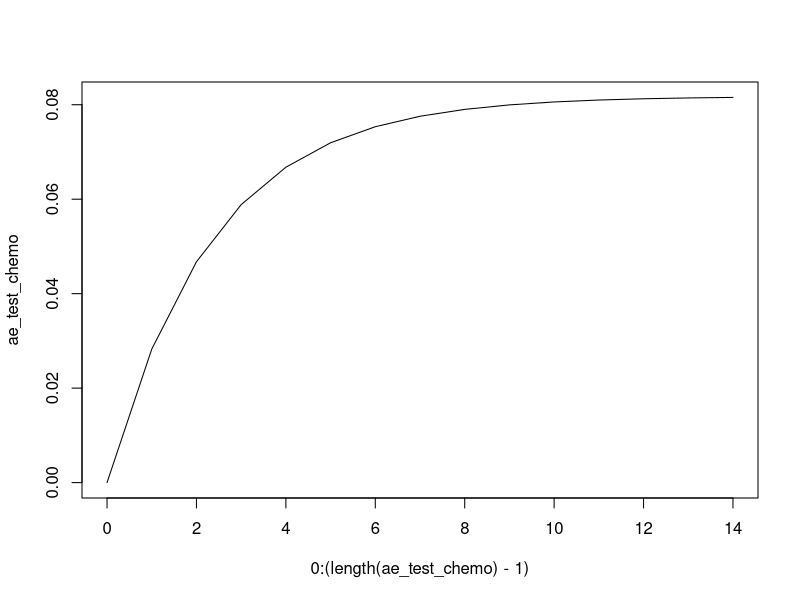
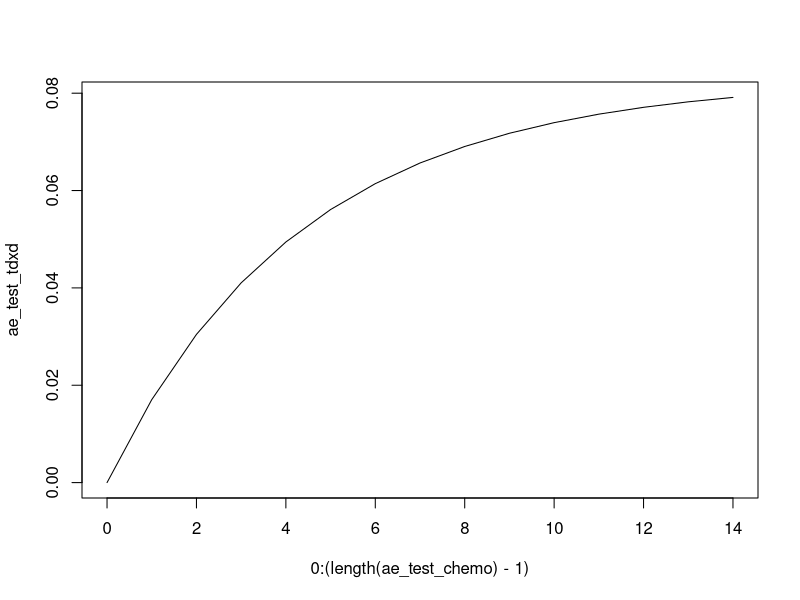
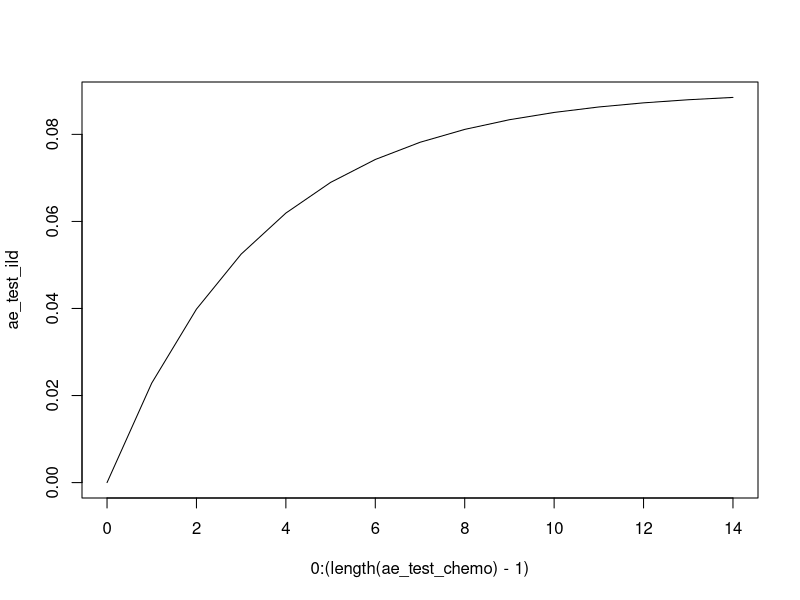
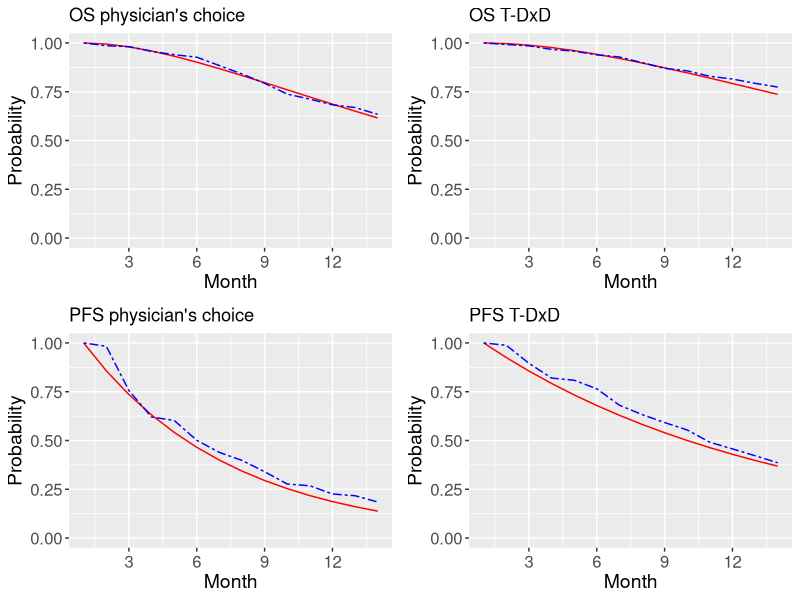

Recreate these plots in R, in order.
#This code was created by Marcus Moen, MS and edited by James Dickerson, MD, MS.
#Oversight from Jeremy Goldhaber-Feibert, PhD and Fernando Alarid-Escudero, Ph.D.

options(scipen=999)
setwd("/Users/jamesdickerson/Library/CloudStorage/Box-Box/Dickerson Lab/Dickerson_Lab_Github/CEA_of_TDXd/")

#The target variables in line 161 are the values we are calibrating to. Change this if you want to change the calibration
#The sd corresponding to the targets is found at line 296





#Function for calculating the standard error of a survival curve given 
#number at risk, n_risk, number of deaths at each timestep, n_deaths, and the survival probabilities, surv_prob


library(expm)
library(ggplot2)
library(ggpubr)



#Function for finding the transition matrices such that they can be imported to the CEA file
#Takes as its input the optimal values for the eval_variables function and outputs a list of transition matrices
transition_matrices_7state <- function(input_var, calibrate=T){
  #print("RUNNING")
  
  r_pf2prog <- input_var[1] #Rate 1
  r_prog2death <- input_var[2] #Rate 2
  hr_pf2prog_chemo2tdxd <- input_var[3]
  
  #Variables for the AEs in chemo
  gamma_chemo <- input_var[4]
  alpha_chemo <- input_var[5]
  
  #Variables for the AEs in Tdxd
  gamma_tdxd <- input_var[6]
  alpha_tdxd <- input_var[7]
  
  #Variables for the ILDs in Tdxd
  gamma_ILD <- input_var[8]
  alpha_ILD <- input_var[9]
  
  #Rate of dying from other causes (background mortality)
  r_OC_death <- rep(c(0.000455117,0.000667712,0.000939403,0.001487732,0.002481213, 0.004368355, 0.008008381,0.014505686, 0.024617632)
                    ,each=(12*5))
  
  #Takes to long to calibrate if we use the whole length (we do not need the whole lenght to calibrate)
  if(calibrate){
    n <- 40
  }else{
    #n <- length(r_OC_death)
    n <- 121
  }
  #The rate of getting an AE and being discontinued. (Needs updating)
  Ft_chemo <- c()
  Ft_tdxd <- c()
  Ft_tdxd_ILD <- c()
  
  Ht_chemo <- c()
  Ht_tdxd <- c()
  Ht_tdxd_ILD <- c()
  
  r_AE <- c()
  r_AE_tdxd <- c()
  r_ILD <- c()
  r_ILD_tdxd <- c()
  for(t in 1:(n+1)){
    Ft_chemo <- append(Ft_chemo, alpha_chemo*(1-exp(-gamma_chemo*t)))
    Ft_tdxd <- append(Ft_tdxd, alpha_tdxd*(1-exp(-gamma_tdxd*t)))
    Ft_tdxd_ILD <- append(Ft_tdxd_ILD, alpha_ILD*(1-exp(-gamma_ILD*t)))
    
    Ht_chemo <- append(Ht_chemo, -log(1-Ft_chemo[t]))
    Ht_tdxd <- append(Ht_tdxd, -log(1-Ft_tdxd[t]))
    Ht_tdxd_ILD <- append(Ht_tdxd_ILD, -log(1-Ft_tdxd_ILD[t]))
    
    if(t > 1){
      r_AE <- append(r_AE, Ht_chemo[t]-Ht_chemo[t-1])
      r_AE_tdxd <- append(r_AE_tdxd, Ht_tdxd[t]-Ht_tdxd[t-1])
      r_ILD <- append(r_ILD, 0)
      r_ILD_tdxd <- append(r_ILD_tdxd, Ht_tdxd_ILD[t]-Ht_tdxd_ILD[t-1])
    }
  }
  
  
  #Defining some hazard ratios (Dummy variables for now, maybe changed later)
  hr_pfAE2progAE <- 1
  hr_progAE2death <- 1
  hr_pfae2prog_chemo2tdxd <- 1
  hr_pf2prog2death_chemo2tdxd <- 1
  hr_pfAE2progAE2death_chemo2tdxd <- 1
  hr_pf2progILD_chemo2tdxd <- 1
  hr_pf2progILD2death_chemo2tdxd <- 1
  
  
  #Finding the relationship between the rates
  r_pfAE2progAE <- r_pf2prog*hr_pfAE2progAE
  r_pf2progILD <- r_pf2prog*0
  r_pf2progILD_death <- r_prog2death*0
  r_progAE2death <- r_prog2death*hr_progAE2death
  
  
  r_pf2prog_tdxd <- r_pf2prog*hr_pf2prog_chemo2tdxd
  r_pfAE2progAE_tdxd <- r_pf2prog*hr_pfae2prog_chemo2tdxd
  r_prog2death_tdxd <- r_prog2death*hr_pf2prog2death_chemo2tdxd
  r_progAE2death_tdxd <- r_prog2death*hr_pfAE2progAE2death_chemo2tdxd
  r_pf2progILD_tdxd <- r_pf2prog*hr_pf2progILD_chemo2tdxd
  r_pf2progILD_death_tdxd <- r_prog2death*hr_pf2progILD2death_chemo2tdxd
  
  P_chemo <- list()
  P_tdxd <- list()
  
  for(t in 1:n){
    #Creating the transition matrices
    G_chemo <- matrix(c(-(r_pf2prog + r_OC_death[t] + r_AE[t] + r_ILD[t]), r_AE[t], r_ILD[t], r_pf2prog, 0, 0, r_OC_death[t],
                        0, -(r_pfAE2progAE + r_OC_death[t]), 0, 0, r_pfAE2progAE, 0, r_OC_death[t],
                        0, 0, -(r_pf2progILD + r_OC_death[t]), 0, 0, r_pf2progILD, r_OC_death[t],
                        0, 0, 0, -(r_OC_death[t] + r_prog2death), 0, 0, (r_OC_death[t] + r_prog2death),
                        0, 0, 0, 0, -(r_OC_death[t] + r_progAE2death), 0, (r_OC_death[t] + r_progAE2death),
                        0, 0, 0, 0, 0, -(r_OC_death[t] + r_pf2progILD_death), (r_OC_death[t] + r_pf2progILD_death),
                        0, 0, 0, 0, 0, 0, 0), 
                      ncol = 7, nrow = 7,
                      dimnames = list(c("PF", "PF_AE", "PF_ILD", "Prog", "Prog_AE", "Prog_ILD", "Death"),
                                      c("PF", "PF_AE", "PF_ILD", "Prog", "Prog_AE", "Prog_ILD", "Death")),
                      byrow = T
    )
    #print("This is G_chemo:")
    #print(G_chemo)
    
    G_tdxd <- matrix(c(-(r_pf2prog_tdxd + r_OC_death[t] + r_AE_tdxd[t] + r_ILD_tdxd[t]), r_AE_tdxd[t], r_ILD_tdxd[t], r_pf2prog_tdxd, 0, 0, r_OC_death[t],
                        0, -(r_pfAE2progAE_tdxd + r_OC_death[t]), 0, 0, r_pfAE2progAE_tdxd, 0, r_OC_death[t],
                        0, 0, -(r_pf2progILD_tdxd + r_OC_death[t]), 0, 0, r_pf2progILD_tdxd, r_OC_death[t],
                        0, 0, 0, -(r_OC_death[t] + r_prog2death_tdxd), 0, 0, (r_OC_death[t] + r_prog2death_tdxd),
                        0, 0, 0, 0, -(r_OC_death[t] + r_progAE2death_tdxd), 0, (r_OC_death[t] + r_progAE2death_tdxd),
                        0, 0, 0, 0, 0, -(r_OC_death[t] + r_pf2progILD_death_tdxd), (r_OC_death[t] + r_pf2progILD_death_tdxd),
                        0, 0, 0, 0, 0, 0, 0), 
                      ncol = 7, nrow = 7,
                      dimnames = list(c("PF", "PF_AE", "PF_ILD", "Prog", "Prog_AE", "Prog_ILD", "Death"),
                                      c("PF", "PF_AE", "PF_ILD", "Prog", "Prog_AE", "Prog_ILD", "Death")),
                      byrow = T
    )
    
    #Find paper that proves this!
    A_chemo <- expm(G_chemo)
    #print("This is A_chemo:")
    #print(A_chemo)
    A_tdxd <- expm(G_tdxd)
    
    P_chemo[[t]] <- A_chemo
    P_tdxd[[t]] <- A_tdxd
    
  }
  
  matrices <- list(P_chemo, P_tdxd)
  return(matrices)
}




#Input:
#input_var = a list of three values, the rate from PF to P, the rate from P to D, and the HR.
#Output:
#The square error when using the given inputs.
eval_variables_7state <- function(input_var, target_var = c(median_os_chemo = 16.8, 
                                                     median_pf_chemo = 5.1, 
                                                     median_os_tdxd = 23.4, 
                                                     median_pf_tdxd = 9.9, 
                                                     target_ae_tdxd_chemo = 0.081, 
                                                     target_ae_tdxd = 0.0757, 
                                                     target_ild_tdxd = 0.0863)){
  
  
  r_pf2prog <- input_var[1] #Rate 1
  r_prog2death <- input_var[2] #Rate 2
  hr_pf2prog_chemo2tdxd <- input_var[3]
  
  gamma_chemo <- input_var[4]
  alpha_chemo <- input_var[5]
  
  gamma_tdxd <- input_var[6]
  alpha_tdxd <- input_var[7]
  
  gamma_ILD <- input_var[8]
  alpha_ILD <- input_var[9]
  
  
  matrix_list <- transition_matrices_7state(input_var)
  A_chemo_list <- matrix_list[[1]]
  A_tdxd_list <- matrix_list[[2]]
  
  #target_var <- tail(input_var,7)
  

  #The extracted Kaplan-Meier values
  median_os_chemo <- target_var[1]
  median_pf_chemo <- target_var[2]
  median_os_tdxd <- target_var[3]
  median_pf_tdxd <- target_var[4]
  
  target_ae_chemo <- target_var[5]
  target_ae_tdxd <- target_var[6]
  target_ild_tdxd <- target_var[7]
  
  
  
  #Vectors for storing the estimates of the KM curves
  km_os_chemo_model <- c()
  km_pf_chemo_model <- c()
  km_os_tdxd_model <- c()
  km_pf_tdxd_model <- c()
  
  cum_AE_chemo_model <- c()
  cum_AE_tdxd_model <- c()
  cum_ILD_model <- c()
  
  
  n = 30
  
  #Start states
  s0_chemo <- c(1,0,0,0,0,0,0)
  s0_tdxd <- c(1,0,0,0,0,0,0)
  
  survival_chemo <- s0_chemo[1]+s0_chemo[4]
  km_os_chemo_model <- append(km_os_chemo_model, survival_chemo)
  km_pf_chemo_model <- append(km_pf_chemo_model, s0_chemo[1])
  
  survival_tdxd <- s0_tdxd[1]+s0_tdxd[4]
  km_os_tdxd_model <- append(km_os_tdxd_model, survival_tdxd)
  km_pf_tdxd_model <- append(km_pf_tdxd_model, s0_tdxd[1])
  
  cum_AE_chemo_model <- append(cum_AE_chemo_model, 0)
  cum_AE_tdxd_model <- append(cum_AE_tdxd_model, 0)
  cum_ILD_model <- append(cum_ILD_model, 0)
  
  
  model_os_chemo <- 0
  model_pf_chemo <- 0
  model_os_tdxd <- 0
  model_pf_tdxd <- 0
  
  #Do the simulations
  for(t in 1:n){
    
    A_chemo <- A_chemo_list[[t]]
    A_tdxd <- A_tdxd_list[[t]]
    
    
    
    s1_chemo <- s0_chemo %*% A_chemo
    s1_tdxd <- s0_tdxd %*% A_tdxd
    
    #survival_chemo <- s1_chemo[1]+s1_chemo[4]
    #km_os_chemo_model <- append(km_os_chemo_model, survival_chemo)
    #km_pf_chemo_model <- append(km_pf_chemo_model, s1_chemo[1])
    
    #survival_tdxd <- s1_tdxd[1]+s1_tdxd[4]
    #km_os_tdxd_model <- append(km_os_tdxd_model, survival_tdxd)
    #km_pf_tdxd_model <- append(km_pf_tdxd_model, s1_tdxd[1])
    
    survival_chemo <- km_os_chemo_model[t]*(s1_chemo[1]+s1_chemo[4])/(s1_chemo[1]+s1_chemo[4]+s0_chemo[1]*A_chemo[1,7]+s0_chemo[4]*A_chemo[4,7])
    km_os_chemo_model <- append(km_os_chemo_model, survival_chemo)
    km_pf_chemo_model <- append(km_pf_chemo_model, km_pf_chemo_model[t]*s1_chemo[1]/(s1_chemo[1]+s0_chemo[1]*A_chemo[1,4]+s0_chemo[1]*A_chemo[1,7]))
    
    survival_tdxd <- km_os_tdxd_model[t]*(s1_tdxd[1]+s1_tdxd[4])/(s1_tdxd[1]+s1_tdxd[4]+s0_tdxd[1]*A_tdxd[1,7]+s0_tdxd[4]*A_tdxd[4,7])
    km_os_tdxd_model <- append(km_os_tdxd_model, survival_tdxd)
    km_pf_tdxd_model <- append(km_pf_tdxd_model, km_pf_tdxd_model[t]*(s1_tdxd[1])/(s1_tdxd[1]+s0_tdxd[1]*A_tdxd[1,4]+s0_tdxd[1]*A_tdxd[1,7]))
    
    cum_AE_chemo_model <- append(cum_AE_chemo_model, cum_AE_chemo_model[t]+s0_chemo[1]*A_chemo[1,2])
    cum_AE_tdxd_model <- append(cum_AE_tdxd_model, cum_AE_tdxd_model[t]+s0_tdxd[1]*A_tdxd[1,2])
    cum_ILD_model <- append(cum_ILD_model, cum_ILD_model[t]+s0_tdxd[1]*A_tdxd[1,3])
    
    if((km_os_chemo_model[t+1]<0.5) && (model_os_chemo == 0)){
      model_os_chemo <- t
    }
    if((km_pf_chemo_model[t+1]<0.5) && (model_pf_chemo == 0)){
      model_pf_chemo <- t
    }
    if((km_os_tdxd_model[t+1]<0.5) && (model_os_tdxd == 0)){
      model_os_tdxd <- t
    }
    if((km_pf_tdxd_model[t+1]<0.5) && (model_pf_tdxd == 0)){
      model_pf_tdxd <- t
    }
    
    
    s0_chemo <- s1_chemo
    s0_tdxd <- s1_tdxd
    
  }
  
  model_ae_chemo <- cum_AE_chemo_model[12]
  model_ae_tdxd <- cum_AE_tdxd_model[12]
  model_ild_chemo <- cum_ILD_model[12]
  
  
  #Calculate the likelihood
  
  v_target <- c(median_os_chemo, median_pf_chemo, median_os_tdxd, median_pf_tdxd, target_ae_chemo, target_ae_tdxd, target_ild_tdxd)
  v_target_sd <- c(1.4,0.66,1.22,0.59,0.0203,0.0189,0.0216)
  v_output <- c(model_os_chemo, model_pf_chemo, model_os_tdxd, model_pf_tdxd, model_ae_chemo, model_ae_tdxd, model_ild_chemo)
  
  nllik <- -sum(dnorm(x = v_target, mean = v_output, sd = v_target_sd, log = TRUE))
  
  return(nllik)
}



#Find the optimal values (Here we could do a wider search for starting values since we might have missed the global optimum.)
fit_out <- optim(c(0.15, 0.08, 0.5, 0.2, 0.2, 0.2, 0.2, 0.2, 0.2), 
                 eval_variables_7state,
                 hessian = T)

m_cov <- solve(fit_out$hessian)
m_cor <- cov2cor(m_cov)
v_se <- sqrt(diag(m_cov))

#Extract the optimal values for our three variables
opt_var <- fit_out$par

opt_var

find_opt_var_7state <- function(target = c(median_os_chemo = 16.8, 
                                            median_pf_chemo = 5.1, 
                                            median_os_tdxd = 23.4, 
                                            median_pf_tdxd = 9.9, 
                                            target_ae_tdxd_chemo = 0.081, 
                                            target_ae_tdxd = 0.0757, 
                                            target_ild_tdxd = 0.0863)){
  fit_out <- optim(c(0.15, 0.08, 0.5, 0.2, 0.2, 0.2, 0.2, 0.2, 0.2),
                   eval_variables_7state,
                   target_var = target)
  opt_var <- fit_out$par
  
  return(opt_var)
}



#Find the optimal transition matrices
tm <- transition_matrices_7state(opt_var, calibrate = F)







#Plot the correct KM-curves vs the cureves from our model. This part of the file is used for validation


#The transitions from rate to probability is found in https://journals.sagepub.com/doi/pdf/10.1177/0272989X05282637 Figure 3
plot_function <- function(input_var){
  
  r_pf2p_chemo <- input_var[1] 
  r_p2d_chemo <- input_var[2] 
  hr <- input_var[3]
  
  gamma_chemo <- input_var[4]
  alpha_chemo <- input_var[5]
  
  gamma_tdxd <- input_var[6]
  alpha_tdxd <- input_var[7]
  
  gamma_ILD <- input_var[8]
  alpha_ILD <- input_var[9]
  
  matrix_list <- transition_matrices_7state(input_var)
  A_chemo_list <- matrix_list[[1]]
  A_tdxd_list <- matrix_list[[2]]
  
  
  #The extracted Kaplan-Meier values
  km_os_chemo <- c(1, 0.986, 0.981, 0.957, 0.94, 0.927, 0.884, 0.841, 0.793, 0.738, 0.712, 0.683, 0.669, 0.634)#, 0.610, 0.566, 0.520, 0.484, 0.459, 0.460, 0.457, 0.419, 0.375)
  km_pf_chemo <- c(1, 0.983, 0.756, 0.62, 0.603, 0.501, 0.439, 0.398, 0.34, 0.277, 0.268, 0.226, 0.217, 0.185) 
  km_os_tdxd <- c(1, 0.992, 0.985, 0.967, 0.958, 0.939, 0.928, 0.899, 0.87, 0.857, 0.829, 0.815, 0.793, 0.774)#, 0.742, 0.731, 0.688, 0.661, 0.623, 0.586, 0.566, 0.539, 0.507, 0.500, 0.484)
  km_pf_tdxd <- c(1, 0.988, 0.896, 0.82, 0.809, 0.765, 0.681, 0.633, 0.592, 0.554, 0.491, 0.457, 0.422, 0.386)#, 0.371, 0.363, 0.339, 0.31, 0.295, 0.274, 0.259) 
  
  #Vectors for storing the estimates of the KM curves
  km_os_chemo_model <- c()
  km_pf_chemo_model <- c()
  km_os_tdxd_model <- c()
  km_pf_tdxd_model <- c() 
  
  
  n = max(length(km_os_chemo), length(km_pf_chemo), length(km_os_tdxd), length(km_pf_tdxd))
  
  #Start states
  s0_chemo <- c(1,0,0,0,0,0,0)
  s0_tdxd <- c(1,0,0,0,0,0,0)
  
  survival_chemo <- s0_chemo[1]+s0_chemo[4]
  km_os_chemo_model <- append(km_os_chemo_model, survival_chemo)
  km_pf_chemo_model <- append(km_pf_chemo_model, s0_chemo[1])
  
  survival_tdxd <- s0_tdxd[1]+s0_tdxd[4]
  km_os_tdxd_model <- append(km_os_tdxd_model, survival_tdxd)
  km_pf_tdxd_model <- append(km_pf_tdxd_model, s0_tdxd[1])
  
  ae_test_chemo <- c(0)
  ae_test_tdxd <- c(0)
  ae_test_ild <- c(0)
  
  
  for(t in 1:n){
    A_chemo <- A_chemo_list[[t]]
    A_tdxd <- A_tdxd_list[[t]]
    
    s1_chemo <- s0_chemo %*% A_chemo
    s1_tdxd <- s0_tdxd %*% A_tdxd
    
    #survival_chemo <- s1_chemo[1]+s1_chemo[4]
    #km_os_chemo_model <- append(km_os_chemo_model, survival_chemo)
    #km_pf_chemo_model <- append(km_pf_chemo_model, s1_chemo[1])
    
    #survival_tdxd <- s1_tdxd[1]+s1_tdxd[4]
    #km_os_tdxd_model <- append(km_os_tdxd_model, survival_tdxd)
    #km_pf_tdxd_model <- append(km_pf_tdxd_model, s1_tdxd[1])
    
    survival_chemo <- km_os_chemo_model[t]*(s1_chemo[1]+s1_chemo[4])/(s1_chemo[1]+s1_chemo[4]+s0_chemo[1]*A_chemo[1,7]+s0_chemo[4]*A_chemo[4,7])
    km_os_chemo_model <- append(km_os_chemo_model, survival_chemo)
    km_pf_chemo_model <- append(km_pf_chemo_model, km_pf_chemo_model[t]*s1_chemo[1]/(s1_chemo[1]+s0_chemo[1]*A_chemo[1,4]+s0_chemo[1]*A_chemo[1,7]))
    
    survival_tdxd <- km_os_tdxd_model[t]*(s1_tdxd[1]+s1_tdxd[4])/(s1_tdxd[1]+s1_tdxd[4]+s0_tdxd[1]*A_tdxd[1,7]+s0_tdxd[4]*A_tdxd[4,7])
    km_os_tdxd_model <- append(km_os_tdxd_model, survival_tdxd)
    km_pf_tdxd_model <- append(km_pf_tdxd_model, km_pf_tdxd_model[t]*(s1_tdxd[1])/(s1_tdxd[1]+s0_tdxd[1]*A_tdxd[1,4]+s0_tdxd[1]*A_tdxd[1,7]))
    
    ae_test_chemo <- append(ae_test_chemo, ae_test_chemo[t]+s0_chemo[1]*A_chemo[1,2])
    ae_test_tdxd <- c(ae_test_tdxd, ae_test_tdxd[t]+s0_tdxd[1]*A_tdxd[1,2])
    ae_test_ild <- c(ae_test_ild, ae_test_ild[t]+s0_tdxd[1]*A_tdxd[1,3])
    
    s0_chemo <- s1_chemo
    s0_tdxd <- s1_tdxd
    
  }
  
  
  
  m = min(length(km_os_chemo), length(km_pf_chemo), length(km_os_tdxd), length(km_pf_tdxd))
  idx <- 1:m
  df <- data.frame(idx, km_os_chemo_model[1:m], km_os_tdxd_model[1:m], km_os_chemo[1:m])
  
  
  
  
  plot1 <- ggplot(df, aes(x=idx)) + 
    geom_line(aes(y = km_os_chemo_model[1:m]), color = "red") + 
    geom_line(aes(y = km_os_chemo[1:m]), color="blue", linetype="twodash") +
    ylim(0, 1) +
    ylab("Probability") +
    xlab("Month") +
    ggtitle("OS physician's choice")+
    scale_x_continuous(breaks = round(seq(0, 18, by = 3),1))+theme(axis.text=element_text(size=12),
                                                                   axis.title=element_text(size=14))
  
  plot2 <- ggplot(df, aes(x=idx)) + 
    geom_line(aes(y = km_os_tdxd_model[1:m]), color = "red") + 
    geom_line(aes(y = km_os_tdxd[1:m]), color="blue", linetype="twodash") +
    ylim(0, 1) +
    ylab("Probability")+
    xlab("Month")+
    ggtitle("OS T-DxD")+
    scale_x_continuous(breaks = round(seq(0, 18, by = 3),1))+theme(axis.text=element_text(size=12),
                                                                   axis.title=element_text(size=14))
  
  plot3 <- ggplot(df, aes(x=idx)) + 
    geom_line(aes(y = km_pf_chemo_model[1:m]), color = "red") + 
    geom_line(aes(y = km_pf_chemo[1:m]), color="blue", linetype="twodash") +
    ylim(0, 1) +
    ylab("Probability")+
    xlab("Month")+
    ggtitle("PFS physician's choice")+
    scale_x_continuous(breaks = round(seq(0, 18, by = 3),1))+theme(axis.text=element_text(size=12),
                                                                   axis.title=element_text(size=14))
  
  plot4 <- ggplot(df, aes(x=idx)) + 
    geom_line(aes(y = km_pf_tdxd_model[1:m]), color = "red") + 
    geom_line(aes(y = km_pf_tdxd[1:m]), color="blue", linetype="twodash") +
    ylim(0, 1) +
    ylab("Probability")+
    xlab("Month")+
    ggtitle("PFS T-DxD")+
    scale_x_continuous(breaks = round(seq(0, 18, by = 3),1))+theme(axis.text=element_text(size=12),
                                                                   axis.title=element_text(size=14))
  
  print(ae_test_chemo)
  print(ae_test_tdxd)
  print(ae_test_ild)
  plot(0:(length(ae_test_chemo)-1), ae_test_chemo, type = "l")
  plot(0:(length(ae_test_chemo)-1), ae_test_tdxd, type = "l")
  plot(0:(length(ae_test_chemo)-1), ae_test_ild, type = "l")
  
  ggarrange(plot1, plot2, plot3, plot4,
            ncol = 2, nrow = 2, common.legend = TRUE,legend="bottom") 
  
}


plot_function(opt_var)
